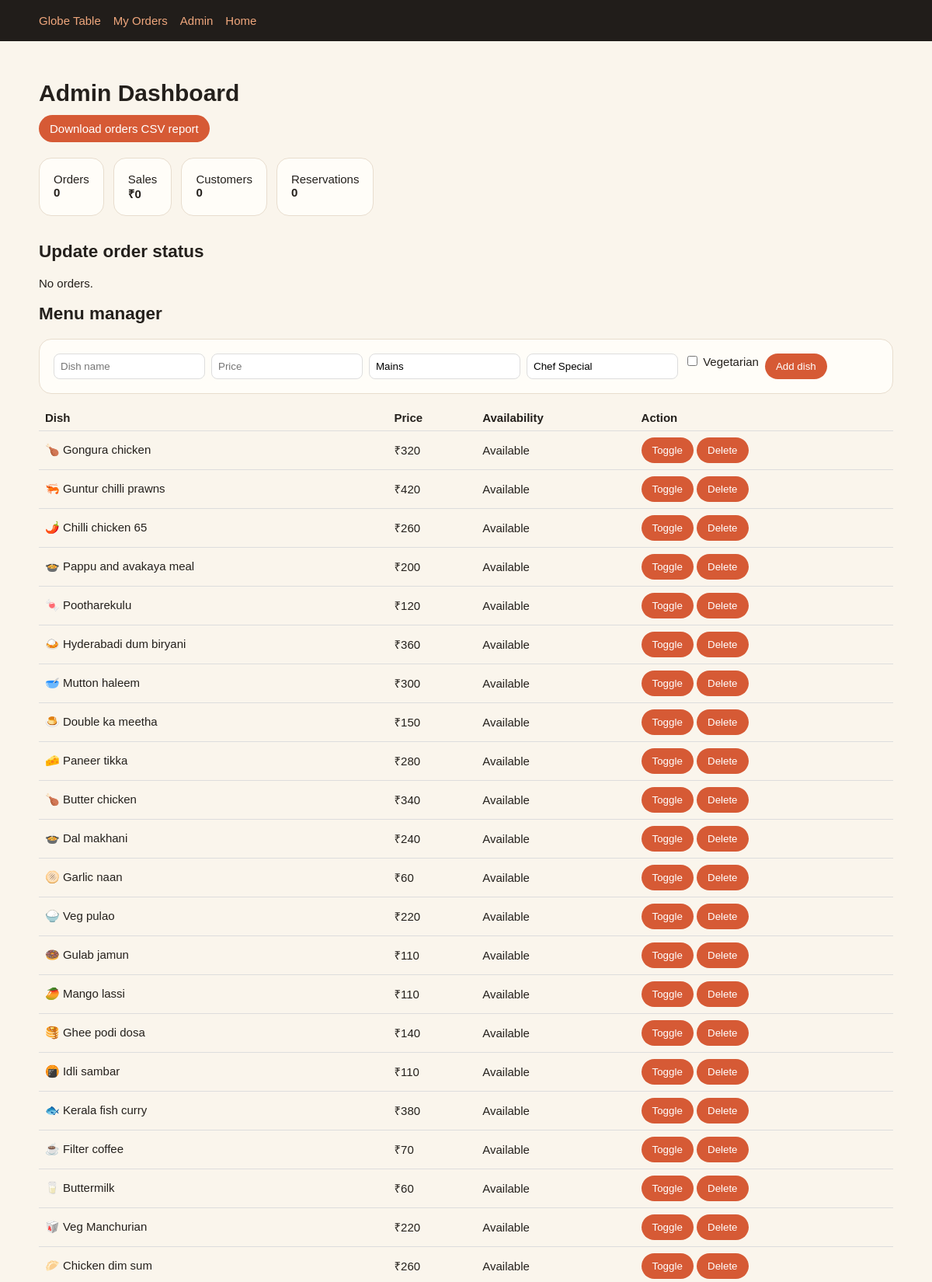
The page /admin (signed in, upper part) on the database its author committed.
### tables this page shows
CREATE TABLE menu(id INTEGER PRIMARY KEY, name TEXT NOT NULL, price INTEGER NOT NULL CHECK(price>0), category TEXT NOT NULL, vegetarian INTEGER NOT NULL, emoji TEXT NOT NULL, cuisine TEXT NOT NULL, available INTEGER NOT NULL DEFAULT 1);

### app.py (the view)
@app.get("/admin")
@login_required
@admin_required
def admin():
    with db() as c:
        orders=c.execute("SELECT * FROM orders ORDER BY id DESC").fetchall()
        reservations=c.execute("SELECT * FROM reservations ORDER BY id DESC").fetchall()
        parties=c.execute("SELECT * FROM parties ORDER BY id DESC").fetchall()
        items=c.execute("SELECT * FROM menu ORDER BY id").fetchall()
        customers=c.execute("SELECT id,name,email,created_at FROM users WHERE role='customer' ORDER BY id DESC").fetchall()
        stats={"orders":c.execute("SELECT COUNT(*) FROM orders").fetchone()[0],
               "sales":c.execute("SELECT COALESCE(SUM(total),0) FROM orders").fetchone()[0],
               "customers":len(customers),"reservations":len(reservations)}
    return render_template("admin.html",orders=orders,reservations=reservations,parties=parties,items=items,customers=customers,stats=stats)

### app.py (called while the page is built)
def db():
    conn = sqlite3.connect(DB_PATH)
    conn.row_factory = sqlite3.Row
    conn.execute("PRAGMA foreign_keys = ON")
    return conn

def login_required(fn):
    @wraps(fn)
    def wrapper(*args, **kwargs):
        if not session.get("user_id"):
            flash("Please login to continue.", "error")
            return redirect(url_for("index"))
        return fn(*args, **kwargs)
    return wrapper

def admin_required(fn):
    @wraps(fn)
    def wrapper(*args, **kwargs):
        if not session.get("user_id"):
            flash("Please login to continue.", "error")
            return redirect(url_for("index"))
        if session.get("role") != "admin":
            abort(403)
        return fn(*args, **kwargs)
    return wrapper

@app.context_processor
def inject_globals():
    return {"current_user": session.get("user_name"), "current_role": session.get("role")}

### templates/admin.html (shortened to what this page needs)
{% extends "base.html" %}{% block content %}<h1>Admin Dashboard</h1><p><a class="btn" href="{{url_for('export_csv')}}">Download orders CSV report</a></p><div style="display:flex;gap:12px;flex-wrap:wrap"><div class="card">Orders<br><b>{{stats.orders}}</b></div><div class="card">Sales<br><b>₹{{stats.sales}}</b></div><div class="card">Customers<br><b>{{stats.customers}}</b></div><div class="card">Reservations<br><b>{{stats.reservations}}</b></div></div>
<h2>Update order status</h2>{% for o in orders %}<div class="card"><b>GT-{{o.id}} · {{o.customer_name}}</b> · ₹{{o.total}} · {{o.status}}<form method="post" action="{{url_for('update_status',order_id=o.id)}}" style="display:flex;gap:8px;margin-top:8px"><select name="status">{% for s in ['Received','Cooking','On the way','Delivered'] %}<option {% if s==o.status %}selected{% endif %}>{{s}}</option>{% endfor %}</select><button>Update</button></form></div>{% else %}<p>No orders.</p>{% endfor %}
<h2>Menu manager</h2><div class="card"><form method="post" action="{{url_for('add_menu')}}" style="display:flex;gap:8px;flex-wrap:wrap"><input name="name" placeholder="Dish name" required><input name="price" type="number" min="1" placeholder="Price" required><input name="category" placeholder="Category" value="Mains"><input name="cuisine" placeholder="Cuisine" value="Chef Special"><label><input type="checkbox" name="vegetarian"> Vegetarian</label><button>Add dish</button></form></div>
<table><tr><th>Dish</th><th>Price</th><th>Availability</th><th>Action</th></tr>{% for m in items %}<tr><td>{{m.emoji}} {{m.name}}</td><td>₹{{m.price}}</td><td>{{'Available' if m.available else 'Sold out'}}</td><td><form method="post" action="{{url_for('toggle_menu',item_id=m.id)}}" style="display:inline"><button>Toggle</button></form> <form method="post" action="{{url_for('delete_menu',item_id=m.id)}}" style="display:inline" onsubmit="return confirm('Delete this dish?')"><button>Delete</button></form></td></tr>{% endfor %}</table>
<h2>Customers</h2>{% for u in customers %}<div class="card">{{u.name}} · {{u.email}} · {{u.created_at}}</div>{% else %}<p>No customers.</p>{% endfor %}{% endblock %}

### templates/base.html (style rules this page uses)
body { font:15px Arial;background:#faf5ec;color:#24201c;margin:0 }
.card { background:#fffdf8;border:1px solid #e8ddce;border-radius:16px;padding:18px;margin:14px 0 }
button,.btn { padding:9px 14px;border:0;border-radius:20px;background:#d65a35;color:white;cursor:pointer;text-decoration:none }
input,select { padding:8px;border:1px solid #ddd;border-radius:8px }
table { width:100%;border-collapse:collapse }
td,th { padding:8px;border-bottom:1px solid #ddd;text-align:left }

### rows shown on the page
menu: emoji "🍗", name "Gongura chicken", price "320", available "Available"
menu: emoji "🦐", name "Guntur chilli prawns", price "420", available "Available"
menu: emoji "🌶️", name "Chilli chicken 65", price "260", available "Available"
menu: emoji "🍲", name "Pappu and avakaya meal", price "200", available "Available"
menu: emoji "🍬", name "Pootharekulu", price "120", available "Available"
menu: emoji "🍛", name "Hyderabadi dum biryani", price "360", available "Available"
menu: emoji "🥣", name "Mutton haleem", price "300", available "Available"
menu: emoji "🍮", name "Double ka meetha", price "150", available "Available"
menu: emoji "🧀", name "Paneer tikka", price "280", available "Available"
menu: emoji "🍗", name "Butter chicken", price "340", available "Available"
menu: emoji "🍲", name "Dal makhani", price "240", available "Available"
menu: emoji "🫓", name "Garlic naan", price "60", available "Available"
menu: emoji "🍚", name "Veg pulao", price "220", available "Available"
menu: emoji "🍩", name "Gulab jamun", price "110", available "Available"
menu: emoji "🥭", name "Mango lassi", price "110", available "Available"
menu: emoji "🥞", name "Ghee podi dosa", price "140", available "Available"
menu: emoji "🍘", name "Idli sambar", price "110", available "Available"
menu: emoji "🐟", name "Kerala fish curry", price "380", available "Available"
menu: emoji "☕", name "Filter coffee", price "70", available "Available"
menu: emoji "🥛", name "Buttermilk", price "60", available "Available"
menu: emoji "🥡", name "Veg Manchurian", price "220", available "Available"
menu: emoji "🥟", name "Chicken dim sum", price "260", available "Available"

### other values the page prints
{{ stats.orders }} "0"
{{ stats.sales }} "0"
{{ stats.customers }} "0"
{{ stats.reservations }} "0"
